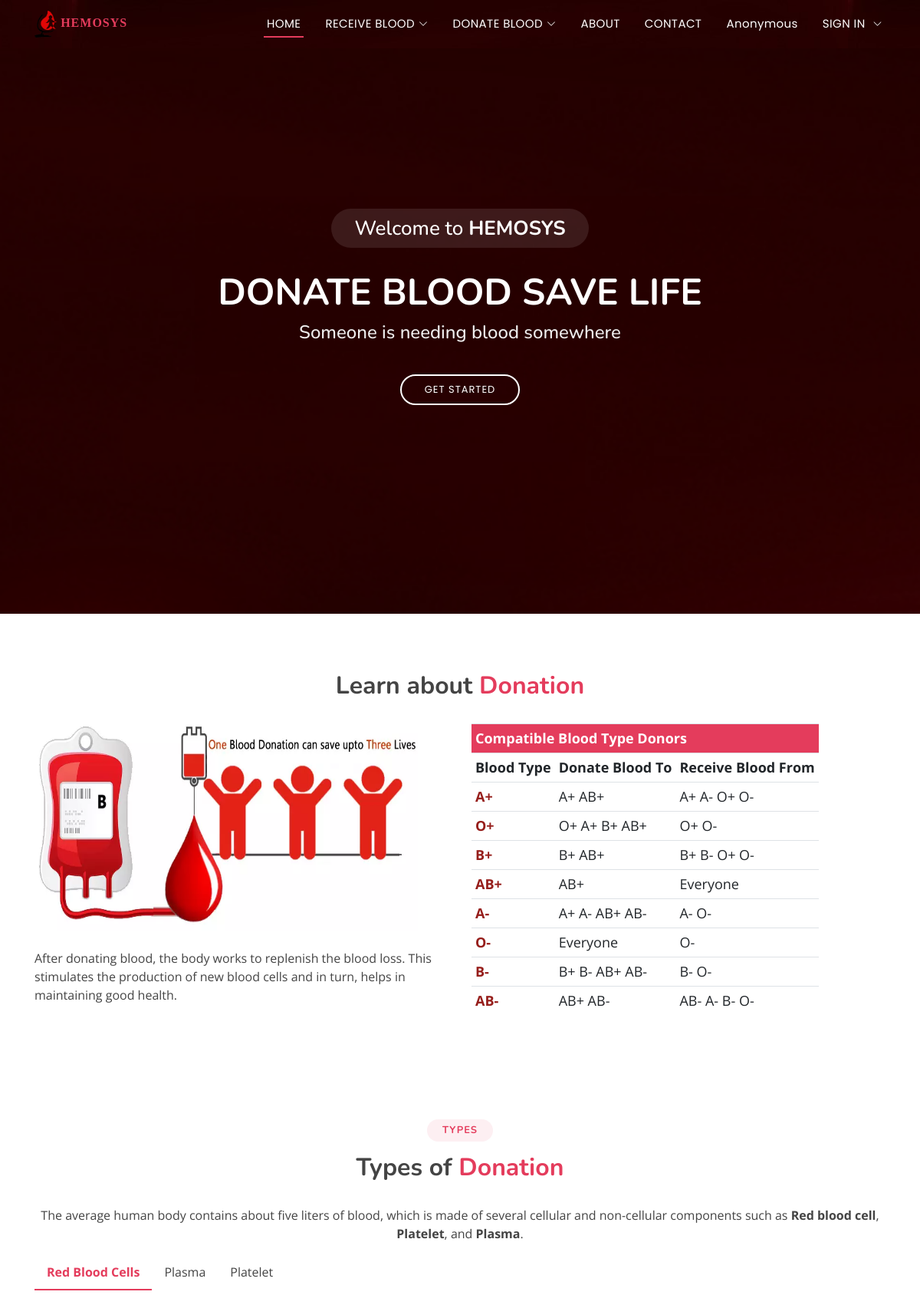
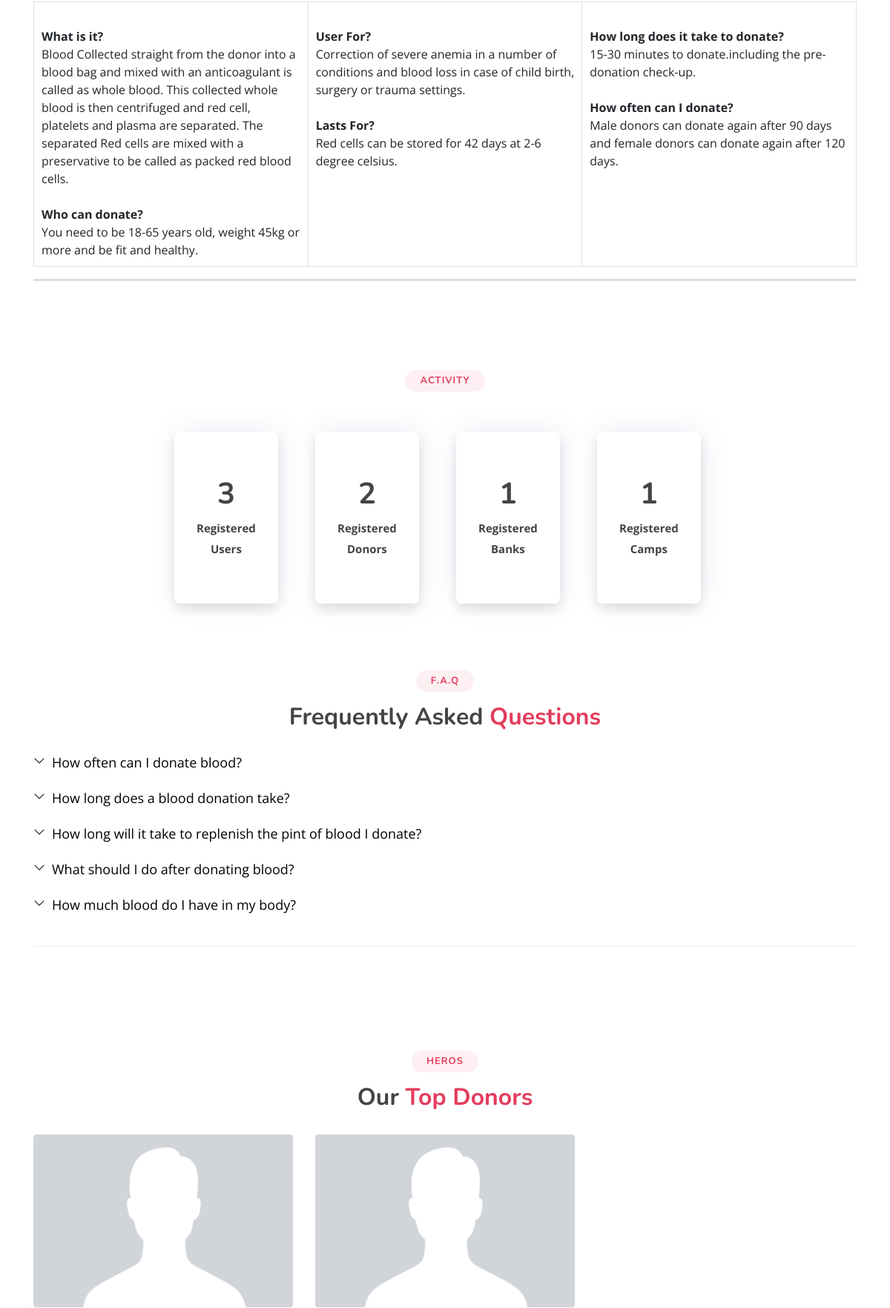
The page / (upper part) on the database its author committed (2 pictures, top to bottom).
### FAQ/models.py (models this page shows)
class faq(models.Model):
    ques = models.CharField(max_length=150)
    ans = HTMLField()

### Hemosys/views.py (the view)
# urls.py: path('', views.index, name="index"),
def index(request):
    user_count = User.objects.all().count()
    donor_count = userprofile.objects.count()
    bank_count = bloodbank.objects.all().count()
    camp_count = donationCamp.objects.all().count
    faqdet= faq.objects.all()
    top_donors = userprofile.objects.order_by('-donor_donationcount')[:3]
    first_donor = top_donors[0] if len(top_donors) > 0 else None
    second_donor = top_donors[1] if len(top_donors) > 1 else None
    third_donor = top_donors[2] if len(top_donors) > 2 else None
    data={
        'faqdet' : faqdet,
        'user_count' : user_count,
        'donor_count' : donor_count,
        'bank_count' : bank_count,
        'camp_count' : camp_count,
        'first_donor' : first_donor,
        'second_donor' : second_donor,
        'third_donor' : third_donor,
    }
    return render(request, "index.html", data)

### templates/index.html (shortened to what this page needs)
{% extends "base.html" %}
{% block content %}
{% load static %}
  <section id="home">
  <div class="home-container">
    <h3>Welcome to <strong>HEMOSYS</strong></h3>
    <h1>DONATE BLOOD SAVE LIFE</h1>
    <h2>Someone is needing blood somewhere</h2>
    <a href="#learn-about-donation" class="btn-get-started scrollto">Get Started</a>
  </div>
  </section>
<main id="main">
  <section id="learn-about-donation" class="lad">
    <div class="container">
      <div class="section-title">
        <h3>Learn about <span>Donation</span></h3>
      </div>
      <div class="img_tbl">
        <div class="imgtxt">
          <img class="bloodbag" src="static/images/donationFact.webp" />
          <br><br>
          <p>
            After donating blood, the body works to replenish the blood loss.
            This stimulates the production of new blood cells and in turn, helps
            in maintaining good health.
          </p>
        </div>
        <div class="tcol col-sm-6" style="font-size: 1.5rem">
          <table class="table table-responsive">
            <tbody>
              <tr>
                <th class="thdr" colspan="3">Compatible Blood Type Donors</th>
              </tr>
              <tr class="rwtxt">
                <td><b>Blood Type</b></td>
                <td><b>Donate Blood To</b></td>
                <td><b>Receive Blood From</b></td>
              </tr>
              <tr class="rwtxt">
                <td>
                  <span style="color: #961e1b"><b>A+</b></span>
                </td>
                <td>A+ AB+</td>
                <td>A+ A- O+ O-</td>
              </tr>
              <tr class="rwtxt">
                <td>
                  <span style="color: #961e1b"><b>O+</b></span>
                </td>
                <td>O+ A+ B+ AB+</td>
                <td>O+ O-</td>
              </tr>
              <tr class="rwtxt">
                <td>
                  <span style="color: #961e1b"><b>B+</b></span>
                </td>
                <td>B+ AB+</td>
                <td>B+ B- O+ O-</td>
              </tr>
              <tr class="rwtxt">
                <td>
                  <span style="color: #961e1b"><b>AB+</b></span>
                </td>
                <td>AB+</td>
                <td>Everyone</td>
              </tr>
              <tr class="rwtxt">
                <td>
                  <span style="color: #961e1b"><b>A-</b></span>
                </td>
                <td>A+ A- AB+ AB-</td>
                <td>A- O-</td>
              </tr>
              <tr class="rwtxt">
                <td>
                  <span style="color: #961e1b"><b>O-</b></span>
                </td>
                <td>Everyone</td>
                <td>O-</td>
              </tr>
              <tr class="rwtxt">
                <td>
                  <span style="color: #961e1b"><b>B-</b></span>
                </td>
                <td>B+ B- AB+ AB-</td>
                <td>B- O-</td>
              </tr>
              <tr class="rwtxt">
                <td>
                  <span style="color: #961e1b"><b>AB-</b></span>
                </td>
                <td>AB+ AB-</td>
                <td>AB- A- B- O-</td>
              </tr>
            </tbody>
          </table>
        </div>
      </div>
    </div>
  </section>
  <section id="tod" class="tod">
    <div class="container">
      <div class="section-title">
        <h2>Types</h2>
        <h3>Types of <span>Donation</span></h3>
      </div>
      <div class="content">
        <p style="text-align: center">
          The average human body contains about five liters of blood, which is
          made of several cellular and non-cellular components such as
          <strong>Red blood cell</strong>, <strong>Platelet</strong>, and
          <strong>Plasma</strong>.
        </p>
      </div>
      <div class = "tabs">
        <label for="tab1" class="tab_label">Red Blood Cells</label>
        <div class="tab_content">
          <table class="table table-bordered">
            <tbody>
              <tr>
                <td style="width: 33%; padding: 10px">
                <br><b>What is it?</b><br>
                Blood Collected straight from the donor into a blood bag and mixed with an anticoagulant is called as whole blood. This collected whole blood is then centrifuged and red cell, platelets and plasma are separated. The separated Red cells are mixed with a preservative to be called as packed red blood cells.
                <br><br><b>Who can donate?</b><br>
                You need to be 18-65 years old, weight 45kg or more and be fit and healthy.
                </td>
                <td style="width: 33%; padding: 10px">
                  <br><b>User For?</b><br>
                  Correction of severe anemia in a number of conditions and blood loss in case of child birth, surgery or trauma settings.
                  <br><br><b>Lasts For?</b><br>
                  Red cells can be stored for 42 days at 2-6 degree celsius.
                </td>
                <td style="width: 33%; padding: 10px">
                  <br><b>How long does it take to donate?</b><br>
                  15-30 minutes to donate.including the pre-donation check-up.
                  <br><br><b>How often can I donate?</b><br>
                  Male donors can donate again after 90 days and female donors can donate again after 120 days.
                </td>
              </tr>
            </tbody>
          </table>
        </div>
        <label for="tab2" class="tab_label">Plasma</label>
        <label for="tab3" class="tab_label">Platelet</label>
      </div>
    </div>
  </section>
  <section id="activity" class="activity">
    <div class="container">
      <div class="section-title">
        <h2>Activity</h2>
        <br><br>
      </div>
      <div class="row justify-content-center">
        <div class="col-md-6 col-lg-2 d-flex align-items-stretch mb-5 mb-lg-0">
          <div class="icon-box">
            <h1><b>{{user_count}}</b></h1>
            <p class="description">
              <b>Registered<br>Users</b>
            </p>
          </div>
        </div>
        <div class="col-md-6 col-lg-2 d-flex align-items-stretch mb-5 mb-lg-0">
          <div class="icon-box">
            <h1><b>{{donor_count}}</b></h1>
            <p class="description">
              <b>Registered<br>Donors</b>
            </p>
          </div>
        </div>
        <div class="col-md-6 col-lg-2 d-flex align-items-stretch mb-5 mb-lg-0">
          <div class="icon-box">
            <h1><b>{{bank_count}}</b></h1>
            <p class="description">
              <b>Registered<br>Banks</b>
            </p>
          </div>
        </div>
        <div class="col-md-6 col-lg-2 d-flex align-items-stretch mb-5 mb-lg-0">
          <div class="icon-box">
            <h1><b>{{camp_count}}</b></h1>
            <p class="description">
              <b>Registered<br>Camps</b>
            </p>
          </div>
        </div>
      </div>
    </div>
  </section>
  <section id="faq" class="faq">
    <div class="container">
      <div class="section-title">
        <h2>F.A.Q</h2>
        <h3>Frequently Asked <span>Questions</span></h3>
      </div>
      <ul class="faq-list">
        <li>
          {% for n in faqdet %}
          <div
            data-bs-toggle="collapse"
            class="collapsed question"
            href="#faq{{n.id}}"
          >
            {{n.ques}}<i class="bi bi-chevron-down icon-show"></i
            >
          </div>
          <br />
          {% endfor %}
        </li>
      </ul>
    </div>
  </section>
  <section id="portfolio" class="portfolio">
    <div class="container">
      <div class="section-title">
        <h2>Heros</h2>
        <h3>Our <span>Top Donors</span></h3>
      </div>
      <div class="row portfolio-container">
        {% if first_donor.user.first_name %}
        <div class="col-lg-4 col-md-6 portfolio-item filter-app">
          {% if first_donor.user.userprofile.image %}
          <img src="{{ first_donor.user.userprofile.image.url }}" alt="" class="img-fluid rounded" style="max-width: 100%; height: auto;"/>
          {% else %}
          <img src="{% static '\images\default-profile-picture.png' %}" alt="" class="img-fluid rounded" style="max-width: 100%; height: auto;"/>
          {% endif %}
        </div>
        {% endif %}
        {% if second_donor.user.first_name %}
        <div class="col-lg-4 col-md-6 portfolio-item filter-app">
          {% if second_donor.user.userprofile.image %}
          <img src="{{ second_donor.user.userprofile.image.url }}" alt="" class="img-fluid rounded" style="max-width: 100%; height: auto;"/>
          {% else %}
          <img src="{% static '\images\default-profile-picture.png' %}" alt="" class="img-fluid rounded" style="max-width: 100%; height: auto;"/>
          {% endif %}
        </div>
        {% endif %}
      </div>
    </div>
  </section>
</main>
{% endblock content %}

### static/assets/css/style.css (style rules this page uses)
body { font-family: "Open Sans", sans-serif; color: #444444; }
a { color: #e43c5c; text-decoration: none; }
h1, h2, h3, h4, h5, h6 { font-family: "Nunito", sans-serif; }
#home { width: 100%; height: 100vh; background: url("../../images/bg.jpg") top center; background-size: cover; position: relative; }
#home:before { content: ""; background: rgba(0, 0, 0, 0.6); position: absolute; bottom: 0; top: 0; left: 0; right: 0; }
#home .home-container { position: absolute; bottom: 0; top: 0; left: 0; right: 0; display: flex; justify-content: center; align-items: center; flex-direction: column; text-align: center; padding: 0 15px; }
#home h3 { background: rgba(255, 255, 255, 0.1); color: #fff; font-size: 26px; padding: 10px 30px; margin-bottom: 30px; border-radius: 50px; }
#home h1 { margin: 0 0 10px 0; font-size: 48px; font-weight: 700; line-height: 56px; text-transform: uppercase; color: #fff; }
#home h2 { color: #eee; margin-bottom: 40px; font-size: 24px; }
#home .btn-get-started { font-family: "Poppins", sans-serif; text-transform: uppercase; font-weight: 400; font-size: 13px; letter-spacing: 1px; display: inline-block; padding: 8px 30px 9px 30px; border-radius: 50px; transition: 0.5s; border: 2px solid #fff; color: #fff; }
@media (min-width: 1024px) { #home { background-attachment: fixed; } }
section { padding: 60px 0; overflow: hidden; }
.section-title { text-align: center; padding-bottom: 30px; }
.section-title h2 { font-size: 13px; letter-spacing: 1px; font-weight: 700; padding: 8px 20px; line-height: 1; margin: 0; background: #fdeff2; color: #e43c5c; display: inline-block; text-transform: uppercase; border-radius: 50px; }
.section-title h3 { margin: 15px 0 0 0; font-size: 32px; font-weight: 700; }
.section-title h3 span { color: #e43c5c; }
.activity { padding-bottom: 30px; }
.activity .icon-box { padding: 60px 30px; position: relative; overflow: hidden; background: #fff; box-shadow: 2px 0 35px 0 rgba(68, 88, 144, 0.12); transition: all 0.3s ease-in-out; border-radius: 8px; z-index: 1; text-align: center; box-shadow: 2px 0 35px 0 rgba(68, 88, 144, 0.12), 0 8px 16px rgba(0, 0, 0, 0.1); }
.activity .icon-box::before { content: ""; position: absolute; background: #fdeff2; right: 0; left: 0; bottom: 0; top: 100%; transition: all 0.4s; z-index: -1; }
.activity .description { font-size: 15px; line-height: 28px; margin-bottom: 0; }
.portfolio .portfolio-item { margin-bottom: 30px; overflow: hidden; }
.portfolio .portfolio-item img { position: relative; top: 0; transition: all 0.6s cubic-bezier(0.645, 0.045, 0.355, 1); }
.faq { padding: 60px 0; }
.faq .faq-list { padding: 0; list-style: none; }
.faq .faq-list li { border-bottom: 1px solid #f1eeef; margin-bottom: 20px; padding-bottom: 20px; }
.faq .faq-list .question { display: block; position: relative; font-family: #e43c5c; font-size: 18px; line-height: 24px; font-weight: 400; padding-left: 25px; cursor: pointer; color: #d01d3f; transition: 0.3s; }
.faq .faq-list i { font-size: 16px; position: absolute; left: 0; top: -2px; }
.faq .faq-list .icon-show { display: none; }
.faq .faq-list .collapsed { color: black; }
.faq .faq-list .collapsed .icon-show { display: inline-block; transition: 0.6s; }
.img_tbl { width: 100%; display: flex; }
.imgtxt { width: 50%; }
.imgtxt img { width: 500px; height: 270px; }
.tcol { display: flex; }
.table { font-size: 16px; }
.thdr { font-size: 18px; color: white; background-color: #e43c5c; }
.rwtxt { font-size: 18px; }
.table td, .table th { padding: 5px; }
.tabs { display: flex; flex-wrap: wrap; max-width: 100%; }
.tab_label { padding: 10px 16px; cursor: pointer; }
.tab_content { order: 1; width: 100%; border-bottom: 3px solid #dddddd; line-height: 1.5; font-size: 0.9em; display: none; }
.tab_radio:checked + .tab_label { font-weight: bold; color: #e43c5c; border-bottom: 2px solid #e43c5c; }
.tab_radio:checked + .tab_label + .tab_content { display: initial; }

### rows shown on the page
faq: ques "How often can I donate blood?"
faq: ques "How long does a blood donation take?"
faq: ques "How long will it take to replenish the pint of blood I donate?"
faq: ques "What should I do after donating blood?"
faq: ques "How much blood do I have in my body?"

### other values the page prints
{{ user_count }} "3"
{{ donor_count }} "2"
{{ bank_count }} "1"
{{ camp_count }} "1"
